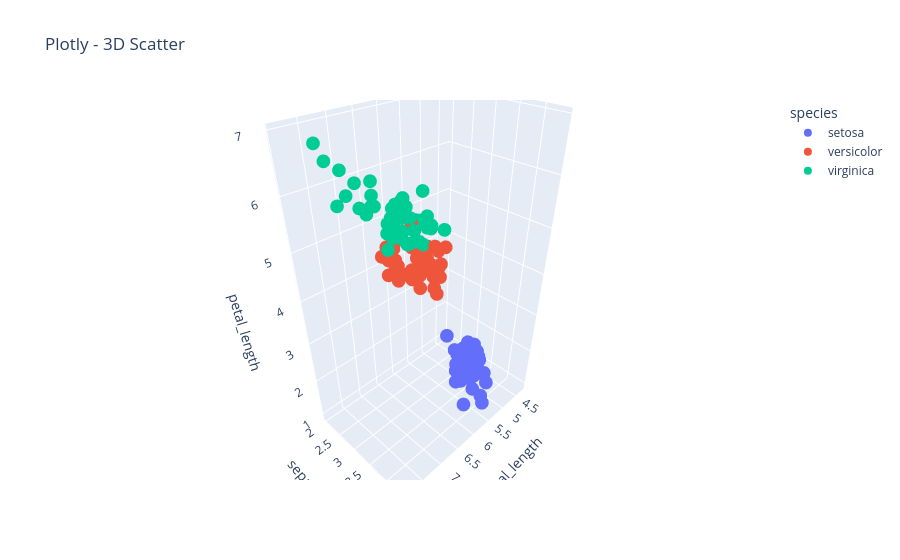

Notebook cell for this chart:
### Code cell
px.scatter_3d(df, x="sepal_length", y="sepal_width", z="petal_length", color="species", title="Plotly - 3D Scatter").show()

### Figure 1 — Plotly figure (JSON) as saved in the notebook; plotly's stock layout.template omitted (floating-point values rounded to 4 significant figures)
{"data": [{"hovertemplate": "species=setosa<br>sepal_length=%{x}<br>sepal_width=%{y}<br>petal_length=%{z}<extra></extra>", "legendgroup": "setosa", "marker": {"color": "#636efa", "symbol": "circle"}, "mode": "markers", "name": "setosa", "scene": "scene", "showlegend": true, "type": "scatter3d", "x": [5.1, 4.9, 4.7, 4.6, 5, 5.4, 4.6, 5, 4.4, 4.9, 5.4, 4.8, 4.8, 4.3, 5.8, 5.7, 5.4, 5.1, 5.7, 5.1, 5.4, 5.1, 4.6, 5.1, 4.8, 5, 5, 5.2, 5.2, 4.7, 4.8, 5.4, 5.2, 5.5, 4.9, 5, 5.5, 4.9, 4.4, 5.1, 5, 4.5, 4.4, 5, 5.1, 4.8, 5.1, 4.6, 5.3, 5], "y": [3.5, 3, 3.2, 3.1, 3.6, 3.9, 3.4, 3.4, 2.9, 3.1, 3.7, 3.4, 3, 3, 4, 4.4, 3.9, 3.5, 3.8, 3.8, 3.4, 3.7, 3.6, 3.3, 3.4, 3, 3.4, 3.5, 3.4, 3.2, 3.1, 3.4, 4.1, 4.2, 3.1, 3.2, 3.5, 3.6, 3, 3.4, 3.5, 2.3, 3.2, 3.5, 3.8, 3, 3.8, 3.2, 3.7, 3.3], "z": [1.4, 1.4, 1.3, 1.5, 1.4, 1.7, 1.4, 1.5, 1.4, 1.5, 1.5, 1.6, 1.4, 1.1, 1.2, 1.5, 1.3, 1.4, 1.7, 1.5, 1.7, 1.5, 1, 1.7, 1.9, 1.6, 1.6, 1.5, 1.4, 1.6, 1.6, 1.5, 1.5, 1.4, 1.5, 1.2, 1.3, 1.4, 1.3, 1.5, 1.3, 1.3, 1.3, 1.6, 1.9, 1.4, 1.6, 1.4, 1.5, 1.4]}, {"hovertemplate": "species=versicolor<br>sepal_length=%{x}<br>sepal_width=%{y}<br>petal_length=%{z}<extra></extra>", "legendgroup": "versicolor", "marker": {"color": "#EF553B", "symbol": "circle"}, "mode": "markers", "name": "versicolor", "scene": "scene", "showlegend": true, "type": "scatter3d", "x": [7, 6.4, 6.9, 5.5, 6.5, 5.7, 6.3, 4.9, 6.6, 5.2, 5, 5.9, 6, 6.1, 5.6, 6.7, 5.6, 5.8, 6.2, 5.6, 5.9, 6.1, 6.3, 6.1, 6.4, 6.6, 6.8, 6.7, 6, 5.7, 5.5, 5.5, 5.8, 6, 5.4, 6, 6.7, 6.3, 5.6, 5.5, 5.5, 6.1, 5.8, 5, 5.6, 5.7, 5.7, 6.2, 5.1, 5.7], "y": [3.2, 3.2, 3.1, 2.3, 2.8, 2.8, 3.3, 2.4, 2.9, 2.7, 2, 3, 2.2, 2.9, 2.9, 3.1, 3, 2.7, 2.2, 2.5, 3.2, 2.8, 2.5, 2.8, 2.9, 3, 2.8, 3, 2.9, 2.6, 2.4, 2.4, 2.7, 2.7, 3, 3.4, 3.1, 2.3, 3, 2.5, 2.6, 3, 2.6, 2.3, 2.7, 3, 2.9, 2.9, 2.5, 2.8], "z": [4.7, 4.5, 4.9, 4, 4.6, 4.5, 4.7, 3.3, 4.6, 3.9, 3.5, 4.2, 4, 4.7, 3.6, 4.4, 4.5, 4.1, 4.5, 3.9, 4.8, 4, 4.9, 4.7, 4.3, 4.4, 4.8, 5, 4.5, 3.5, 3.8, 3.7, 3.9, 5.1, 4.5, 4.5, 4.7, 4.4, 4.1, 4, 4.4, 4.6, 4, 3.3, 4.2, 4.2, 4.2, 4.3, 3, 4.1]}, {"hovertemplate": "species=virginica<br>sepal_length=%{x}<br>sepal_width=%{y}<br>petal_length=%{z}<extra></extra>", "legendgroup": "virginica", "marker": {"color": "#00cc96", "symbol": "circle"}, "mode": "markers", "name": "virginica", "scene": "scene", "showlegend": true, "type": "scatter3d", "x": [6.3, 5.8, 7.1, 6.3, 6.5, 7.6, 4.9, 7.3, 6.7, 7.2, 6.5, 6.4, 6.8, 5.7, 5.8, 6.4, 6.5, 7.7, 7.7, 6, 6.9, 5.6, 7.7, 6.3, 6.7, 7.2, 6.2, 6.1, 6.4, 7.2, 7.4, 7.9, 6.4, 6.3, 6.1, 7.7, 6.3, 6.4, 6, 6.9, 6.7, 6.9, 5.8, 6.8, 6.7, 6.7, 6.3, 6.5, 6.2, 5.9], "y": [3.3, 2.7, 3, 2.9, 3, 3, 2.5, 2.9, 2.5, 3.6, 3.2, 2.7, 3, 2.5, 2.8, 3.2, 3, 3.8, 2.6, 2.2, 3.2, 2.8, 2.8, 2.7, 3.3, 3.2, 2.8, 3, 2.8, 3, 2.8, 3.8, 2.8, 2.8, 2.6, 3, 3.4, 3.1, 3, 3.1, 3.1, 3.1, 2.7, 3.2, 3.3, 3, 2.5, 3, 3.4, 3], "z": [6, 5.1, 5.9, 5.6, 5.8, 6.6, 4.5, 6.3, 5.8, 6.1, 5.1, 5.3, 5.5, 5, 5.1, 5.3, 5.5, 6.7, 6.9, 5, 5.7, 4.9, 6.7, 4.9, 5.7, 6, 4.8, 4.9, 5.6, 5.8, 6.1, 6.4, 5.6, 5.1, 5.6, 6.1, 5.6, 5.5, 4.8, 5.4, 5.6, 5.1, 5.1, 5.9, 5.7, 5.2, 5, 5.2, 5.4, 5.1]}], "layout": {"legend": {"title": {"text": "species"}, "tracegroupgap": 0}, "scene": {"domain": {"x": [0, 1], "y": [0, 1]}, "xaxis": {"title": {"text": "sepal_length"}}, "yaxis": {"title": {"text": "sepal_width"}}, "zaxis": {"title": {"text": "petal_length"}}}, "title": {"text": "Plotly - 3D Scatter"}}}
